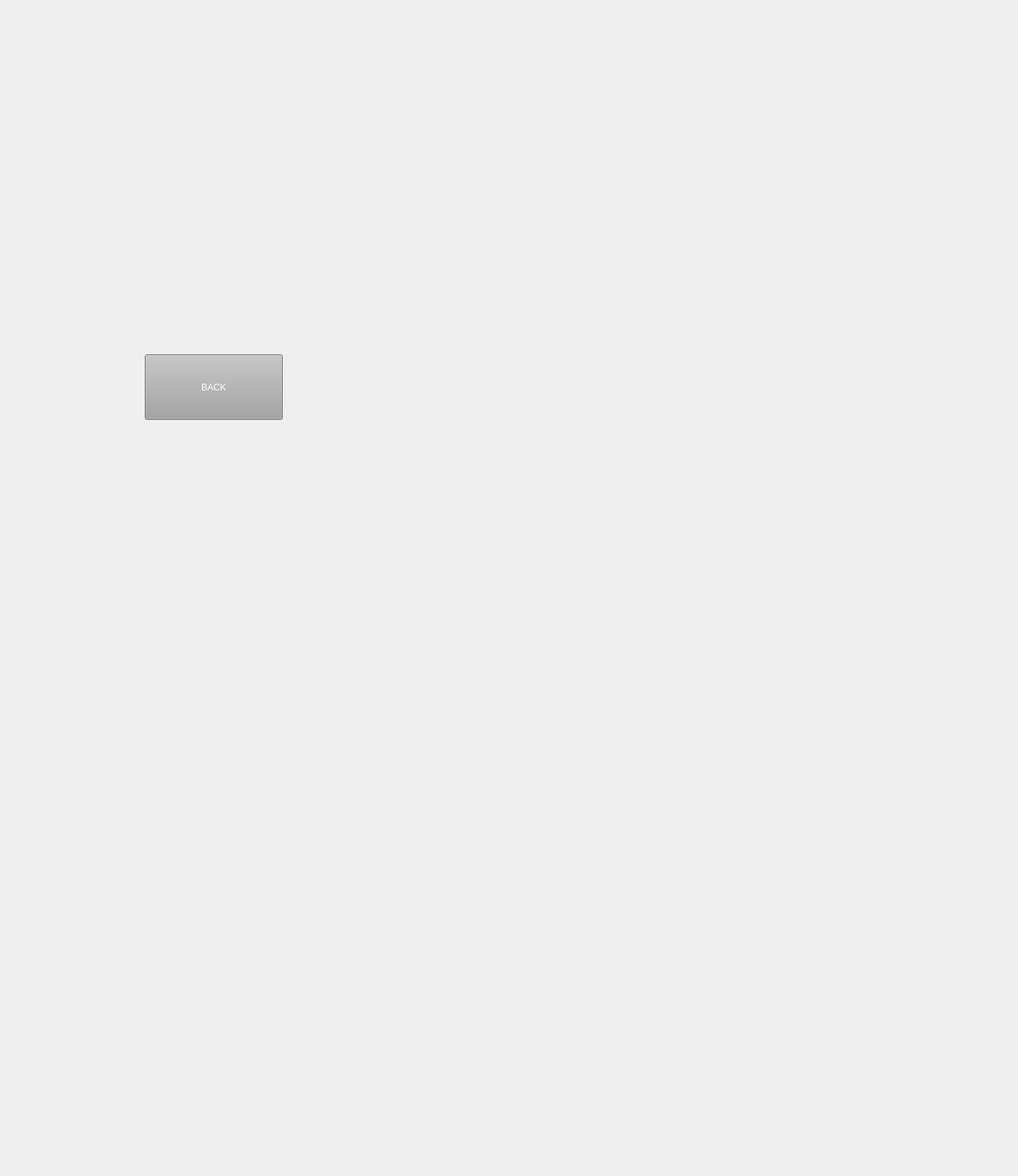
<?xml version="1.0" encoding="UTF-8"?>
<ui version="4.0">
 <class>Help</class>
 <widget class="QWidget" name="Help">
  <property name="geometry">
   <rect>
    <x>0</x>
    <y>0</y>
    <width>1350</width>
    <height>1560</height>
   </rect>
  </property>
  <property name="windowTitle">
   <string>Matches_game - Help</string>
  </property>
  <property name="windowIcon">
   <iconset resource="../resources.qrc">
    <normaloff>:/src/img/icon.png</normaloff>:/src/img/icon.png</iconset>
  </property>
  <widget class="QLabel" name="background">
   <property name="geometry">
    <rect>
     <x>0</x>
     <y>0</y>
     <width>1350</width>
     <height>1560</height>
    </rect>
   </property>
   <property name="styleSheet">
    <string notr="true">background-image: url(:/src/img/background.jpg);</string>
   </property>
   <property name="text">
    <string/>
   </property>
  </widget>
  <widget class="QPushButton" name="pushButton">
   <property name="geometry">
    <rect>
     <x>192</x>
     <y>470</y>
     <width>183</width>
     <height>87</height>
    </rect>
   </property>
   <property name="styleSheet">
    <string notr="true">color: rgb(255, 255, 255);
background-color: rgb(164, 164, 164);</string>
   </property>
   <property name="text">
    <string>BACK</string>
   </property>
  </widget>
 </widget>
 <resources>
  <include location="../resources.qrc"/>
 </resources>
 <connections/>
</ui>
